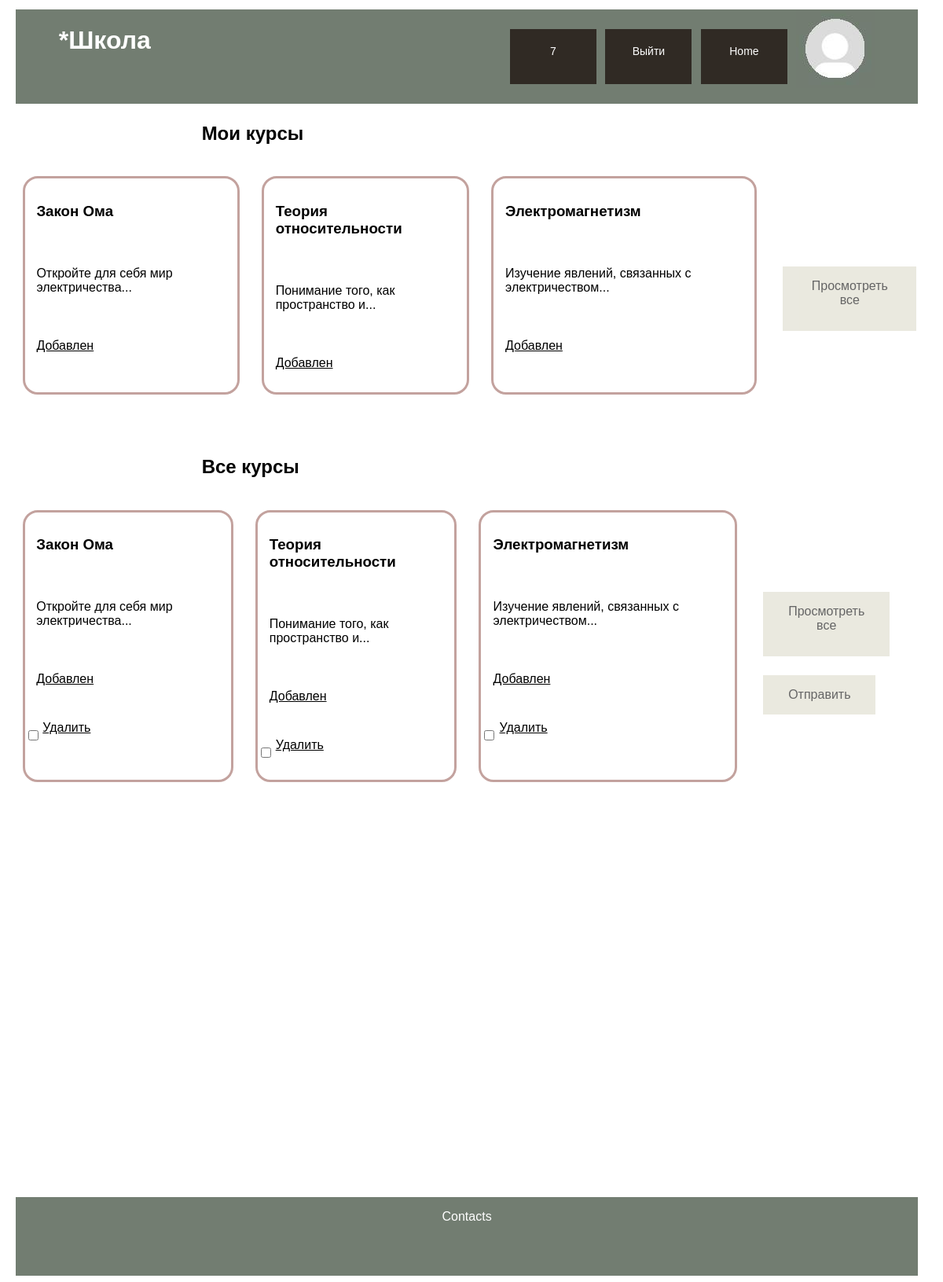
The page /home (signed in) on the database its author committed.
### data/users.py (models this page shows, shortened)
class User(SqlAlchemyBase, UserMixin):
    __tablename__ = 'users'
    id = sqlalchemy.Column(sqlalchemy.Integer,
                           primary_key=True, autoincrement=True)
    name = sqlalchemy.Column(sqlalchemy.String, nullable=True)
    about = sqlalchemy.Column(sqlalchemy.String, nullable=True)
    email = sqlalchemy.Column(sqlalchemy.String,
                              index=True, unique=True, nullable=True)
    hashed_password = sqlalchemy.Column(sqlalchemy.String, nullable=True)
    created_date = sqlalchemy.Column(sqlalchemy.DateTime,
                                     default=datetime.datetime.now)
    photo = sqlalchemy.Column(sqlalchemy.String, default='default.jpg')
    user_course = orm.relationship("UserCourse", back_populates='user')

### data/courses.py (models this page shows)
class Course(SqlAlchemyBase):
    __tablename__ = 'courses'
    id = sqlalchemy.Column(sqlalchemy.Integer,
                           primary_key=True, autoincrement=True)
    title = sqlalchemy.Column(sqlalchemy.String, nullable=True)
    description = sqlalchemy.Column(sqlalchemy.String, nullable=True)
    content = sqlalchemy.Column(sqlalchemy.String, nullable=True)
    created_date = sqlalchemy.Column(sqlalchemy.DateTime,
                                     default=datetime.datetime.now)
    user_course = orm.relationship("UserCourse", back_populates='course')

### main.py (the view, shortened to what this page needs)
@app.route('/home', methods=['GET', 'POST'])
def home():
    global userinf
    form = HomeForm()
    db_sess = db_session.create_session()
    id_newcourses = ''
    all_courses = db_sess.query(Course).all()
    if current_user.is_authenticated:
        id_courses = db_sess.query(UserCourse).filter(UserCourse.user_id == current_user.id).all()
        my_courses = []
        if id_courses != []:
            for el in id_courses:
                courses = db_sess.query(Course).filter(Course.id == el.id_course).first()
                my_courses.append(courses)
            id_newcourses = []
            for el in my_courses:
                id_newcourses.append(el.id)
        else:
            my_courses = '1'
    else:
        my_courses = ''
    for el in all_courses:
        print(str(el.id) in id_newcourses)
    print(id_newcourses)
    print(all_courses)
    return render_template('home.html', course=all_courses, my_courses=my_courses, len=len(my_courses), form=form, checked=id_newcourses, userinf=current_user)

### forms/home.py
class HomeForm(FlaskForm):
    submit = SubmitField('Отправить')

### data/db_session.py (called while the page is built)
def create_session() -> Session:
    global __factory
    return __factory()

### main.py (called while the page is built)
@login_manager.user_loader
def load_user(user_id):
    db_sess = db_session.create_session()
    return db_sess.query(User).get(user_id)

### templates/home.html (shortened to what this page needs)
{% extends "base.html" %}
{% block content %}
<form action="" method="post">
{% if my_courses != '' %}
<h2 class="usernames">Мои курсы</h2><br>
    {% if my_courses != '1' %}
    <div class="otstup">
        <div class="courses">
            {% for i in range(len) %}
            {% if i < 3 %}
                <div class="onecourse">
                    <h3 class="text-course"><a  class='card-a' href="/">{{ my_courses[i].title }}</a></h3>
                        <p class="text-course"><a  class='card-a' href="/">{{ ' '.join(course[i].description.split()[:5]) }}...</a></p>
                    <p class="text-course"><u>Добавлен</u></p>
                </div>
            {% endif %}
        {% endfor %}
        <a class="button1" href="/home/my-courses">Просмотреть все</a>
        </div>
    </div>
    {% else %}
    <h2 class="usernames">Вы не добавили ни один курс</h2><br>
    {% endif %}
{% endif %}
<h2 class="usernames">Все курсы</h2><br>
<div class="otstup">
<div class="courses">
    {% for i in range(3) %}
        <div class="onecourse">
            <h3 class="text-course"><a  class='card-a' href="/">{{ course[i].title }}</a></h3>
                <p class="text-course"><a  class='card-a' href="/">{{ ' '.join(course[i].description.split()[:5]) }}...</a></p>
                {% if userinf != '' %}
                    {% if checked != '' %}
                        {% if course[i].id in checked %}
                                <p class="text-course"><u>Добавлен</u></p>
                                <div class="courses1">
                                <input type="checkbox" name="check_box" value="{{ course[i].id }}" > <p class="text-course1"><u>Удалить</u></p>
                                    </div>
                        {% else %}
                            <div class="courses1">
                                <input type="checkbox" name="check_box" value="{{ course[i].id }}" > <p class="text-course1"><u>Добавить</u></p>
                                    </div>
                        {% endif %}
                    {% else %}
                         <div class="courses1">
                                <input type="checkbox" name="check_box" value="{{ course[i].id }}" > <p class="text-course1"><u>Добавить</u></p>
                                    </div>
                    {% endif %}
                {% endif %}
        </div>
    {% endfor %}
    <div class="home-buttons">
    <a class="button1" href="/home/all-courses">Просмотреть все</a>
        {% if userinf != '' %}
            <p>{{ form.submit(type="submit", class="button1") }}</p>
        {% endif %}
    </div>
    </div>
</div>
    </form>
{% endblock %}

### templates/base.html (shortened to what this page needs)
<!DOCTYPE html>
<html lang="en">
<head>
        <link rel="stylesheet" href="../../../static/styles.css">
</head>
<body>
    <div class="head">
        <a href="/" class="name"><h1 class="name">*Школа</h1></a>
        {% if current_user.is_authenticated %}
            <a class="button" href="/home/personal-class/<{{ current_user.email }}>">{{ current_user.name }}</a>
            <a class="button" href="/logout">Выйти</a>
            <a href="/home" class="button">Home</a>
            <img class="avatar" src="../../../static/avatars/{{ current_user.photo }}" alt="no">
    {% else %}
            <a href="/login" class="button">Log In</a>
            <a href="/login/registration" class="button">Register</a>
            <a href="/home" class="button">Home</a>
    {% endif %}
        </div>
</body>
<main role="main" class="container">
    {% block content %}{% endblock %}
</main>
<footer>
    <div class="footer">
            <p>
                Contacts
            </p>
    </div>
</footer>
</html>

### static/styles.css (style rules this page uses)
a { color: inherit; }
.head { display: flex; flex-direction: row; flex-wrap: wrap; justify-content: center; margin-left: 1%; margin-right: 1%; margin-top: 1%; background-color: rgb(114,125,113); font-family: Verdana, Helvetica, Arial, sans-serif; width: 97%; height: 120px; padding-buttom: 1%; color: #FFFFFF; }
.head img { width: 100px; height: 100px; }
.name { display: inline-block; width: 50%; margin-buttom: 100%; font-family: Verdana, Helvetica, Arial, sans-serif; }
.button { position: relative; background-color: #302a24; border: none; font-size: 14px; color: #FFFFFF; padding: 20px; width: 70px; height: 30px; text-align: center; transition-duration: 0.4s; text-decoration: none; overflow: hidden; cursor: pointer; margin-right: 1%; align-self: center; }
.button1 { background-color: #DDDBCB; border: none; color: black; padding: 16px 32px; text-align: center; font-size: 16px; margin: 4px 2px; opacity: 0.6; transition: 0.3s; display: inline-block; text-decoration: none; cursor: pointer; font-family: Verdana, Helvetica, Arial, sans-serif; }
.footer { margin-left: 1%; margin-right: 1%; margin-top: 40%; text-align: center; display: inline-block; background-color: rgb(114,125,113); color: #FFFFFF; font-family: Verdana, Helvetica, Arial, sans-serif; width: 97%; height: 100px; }
.usernames { display: inline-block; width: 30%; font-family: Verdana, Helvetica, Arial, sans-serif; text-align: left; margin-top: 2%; margin-left: 21%; }
.otstup { margin: 2%; }
.courses { display: flex; flex-direction: row; flex-wrap: nowrap; justify-content: center; }
.courses1 { display: flex; flex-direction: row; flex-wrap: wrap; justify-content: flex-start ; }
.courses a { height: 50px; align-self: center; }
.onecourse { display: flex; flex-direction: column; flex-wrap: wrap; justify-content: flex-start ; outline: solid rgb(195,162,158); border-radius: 1rem; margin-right: 3%; margin-bottom: 3%; font-family: Verdana, Helvetica, Arial, sans-serif; }
.text-course { padding: .75rem; margin-left: 1%; }
.text-course1 { margin-left: 1%; text-align: center; }
.card-a { text-decoration:none; color: black; }
.home-buttons { display: flex; flex-direction: column; flex-wrap: wrap; justify-content: flex-start; margin-right: 3%; font-family: Verdana, Helvetica, Arial, sans-serif; align-self: center; }

### rows shown on the page
User: name "7", photo (placeholder picture)
Course: title "Закон Ома", description "Откройте для себя мир электричества", title "Закон Ома", description "Откройте для себя мир электричества"
Course: title "Теория относительности", description "Понимание того, как пространство и", title "Теория относительности", description "Понимание того, как пространство и"
Course: title "Электромагнетизм", description "Изучение явлений, связанных с электричеством", title "Электромагнетизм", description "Изучение явлений, связанных с электричеством"
